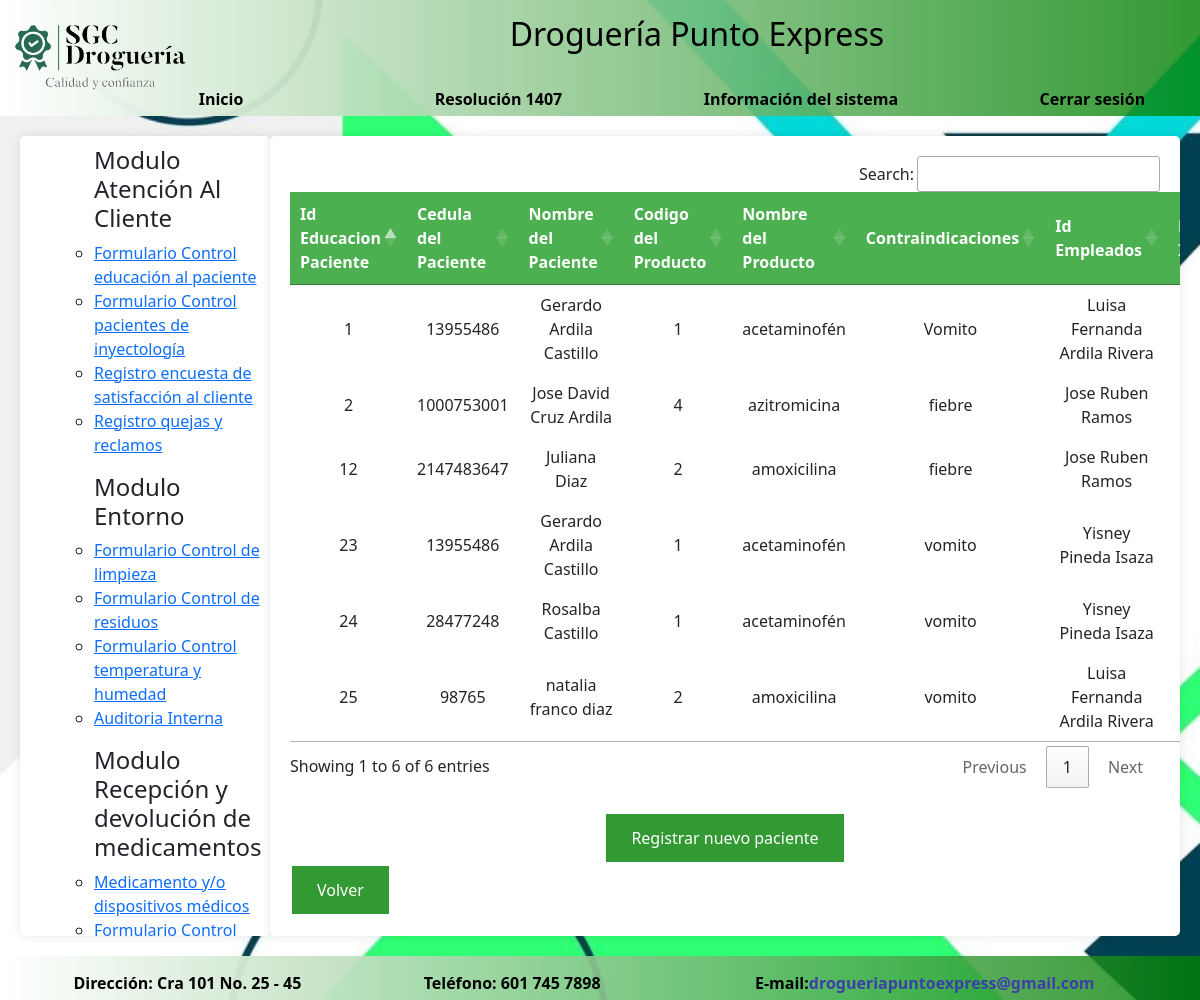
Page /educacion.php (signed in) on the committed database.
### tables this page shows
CREATE TABLE `educacionpaciente` (
  `Ideducacionpac` int(11) NOT NULL,
  `cedula` int(11) NOT NULL,
  `nomcliente` varchar(50) NOT NULL,
  `codigo` int(11) NOT NULL,
  `nomproducto` varchar(50) NOT NULL,
  `contraindicaciones` text NOT NULL,
  `Idempleados` varchar(5) NOT NULL,
  `fecha` date NOT NULL DEFAULT current_timestamp()
);

CREATE TABLE `persona` (
  `cedula` int(11) NOT NULL,
  `nombre` varchar(70) NOT NULL,
  `telefono` bigint(10) NOT NULL,
  `direccion` varchar(70) NOT NULL
);

CREATE TABLE `producto` (
  `codigo` int(11) NOT NULL,
  `nomproducto` varchar(50) NOT NULL,
  `lote` int(11) NOT NULL,
  `laboratorio` varchar(70) NOT NULL,
  `fechavenc` date NOT NULL
);

CREATE TABLE `empleados` (
  `Idempleados` varchar(5) NOT NULL DEFAULT 'E',
  `nomempleado` varchar(50) NOT NULL,
  `cedula` int(11) NOT NULL
);

### educacion.php (the view, shortened to what this page needs)
<!DOCTYPE html>
<html lang="es">
<head>
    <link rel="stylesheet" href="EstiloMP.css">
    <link href="https://cdn.jsdelivr.net/npm/bootstrap@5.3.2/dist/css/bootstrap.min.css" rel="stylesheet">
    <link rel="stylesheet" href="https://cdn.datatables.net/1.13.7/css/jquery.dataTables.min.css">
    <link rel="stylesheet" href="https://cdn.datatables.net/buttons/2.4.2/css/buttons.dataTables.min.css">
</head>
<body>
<header id="header">
<img src="imagen/LogoSGC.png" align="left" height="100">
<h2>Droguería Punto Express</h2>
<br>
<div id="superior">
<a id = "inicio" href="u_inicio.php">Inicio</a>
<a id = "superior1" href="u_resolucion1407.php">Resolución 1407</a>
<a id= "superior1" href="u_sistemainf.php">Información del sistema</a>
<a id="cerrar" href="u_cerrarsesion.php">Cerrar sesión</a>
</header>
<div id="contenido">
    <div id="lateral">
    <nav>
            <ol>
		    <ul><h4>Modulo Atenci&oacute;n Al Cliente</h4>
			<li><a href="educacion.php">Formulario Control educaci&oacute;n al paciente</a></li>
			<li><a href="inyectologia.php">Formulario Control pacientes de inyectolog&iacute;a</a></li>
            <li><a href="rencuesta.php">Registro encuesta de satisfacci&oacute;n al cliente</a></li>
            <li><a href="qr.php">Registro quejas y reclamos</a></li>
			</ul>
            </ol>
        </nav>
        <nav>
            <ol>
		    <ul><h4>Modulo Entorno</h4>
			<li><a href="limpieza.php">Formulario Control de limpieza</a></li>
            <li><a href="residuos.php">Formulario Control de residuos</a></li>
			<li><a href="temperatura.php">Formulario Control temperatura y humedad</a></li>
            <li><a href="auditoria.php">Auditoria Interna</a></li>
			</ul>
            </ol>
        </nav>
        <nav>
            <ol>
		    <ul><h4>Modulo Recepci&oacute;n y devoluci&oacute;n de medicamentos</h4>
			<li><a href="producto.php">Medicamento y/o dispositivos m&eacute;dicos</a></li>
            <li><a href="recepcion.php">Formulario Control recepci&oacute;n t&eacute;cnica medicamentos</a></li>
			</ul>
            </ol>
        </nav>
    </div>
<main id="contenidos">
<?php
include_once ("conexion.php");
?>
<table id="educacion">
<thead>
<tr>
<th>Id Educacion Paciente</th>
<th>Cedula del Paciente</th>
<th>Nombre del Paciente</th>
<th>Codigo del Producto</th>
<th>Nombre del Producto</th>
<th>Contraindicaciones</th>
<th>Id Empleados</th>
<th>Fecha Informaci&oacute;n</th>
</tr>
</thead>
<tbody>
<?php
$sql = mysqli_query($conn, "SELECT * FROM educacionpaciente
INNER JOIN empleados ON educacionpaciente.Idempleados = empleados.Idempleados
INNER JOIN persona ON educacionpaciente.cedula = persona.cedula
INNER JOIN producto ON educacionpaciente.codigo = producto.codigo
");
while($resultado=mysqli_fetch_array($sql)){?>
        <tr>
        <td><?php echo $resultado["Ideducacionpac"];?></td>
        <td><?php echo $resultado["cedula"];?></td>
        <td><?php echo $resultado["nombre"];?></td>
        <td><?php echo $resultado["codigo"];?></td>
        <td><?php echo $resultado["nomproducto"];?></td>
        <td><?php echo $resultado["contraindicaciones"];?></td>
        <td><?php echo $resultado["nomempleado"];?></td>
        <td><?php echo $resultado["fecha"];?></td>
        </tr>
<?php    }
?>
</tbody>
</table><br>
<form action="educacionc.php" method="post">
    <center>
<button type="submit">Registrar nuevo paciente</button>
</center>
</form>
<form action="u_inicio.php">
<button type="submit">Volver</button>
</form>
</main>
</div>
<footer id="footer">
      <center>
        <table id="inferior"><tr>
			<td id="inferior1">Direcci&oacute;n: Cra 101 No. 25 - 45</td>
			<td id="inferior1">Tel&eacute;fono: 601 745 7898</td>
			<td id="inferior1">E-mail:<a href="mailto:drogueriapuntoexpress@gmail.com">drogueriapuntoexpress@gmail.com</a></td>
		</tr></table>
       </center>
</footer>
</body>
</html>

### EstiloMP.css (style rules this page uses)
body { background-image: url("imagen/fondo.jpg"); background-size: cover; background-repeat: no-repeat; background-attachment: fixed; background-color: #b0e57c; font-family: 'Arial', 'Helvetica', sans-serif; margin: 0; padding: 0; min-height: 100%; display: flex; flex-direction: column; }
#header { padding: 5px; background: linear-gradient(to right, white, rgba(0, 128, 0, 0.8) ); color: black; }
#header h2 { margin: 0; text-align: center; padding: 10px 0; vertical-align: middle; align-items: center; }
#superior { display: flex; justify-content: space-between; }
#superior a { margin: 0 px; text-decoration: none; color: #000; font-weight: bold; }
#cerrar { margin-right: 5%; }
#inicio { margin-right: 5%; }
button { background-color: rgba(0, 128, 0, 0.8); color: #ffffff; padding: 12px 25px; border: 2px solid; border-radius: 8px; cursor: pointer; font-size: 13px; text-transform: uppercase; transition: background-color 0.3s ease; align-content: center; }
#contenido { display: flex; justify-content: space-between; align-items: flex-start; margin: 20px; }
#lateral, #contenidos { flex-basis: 250px; background-color: #fff; padding: 10px; border-radius: 5px; box-shadow: 0px 0px 10px rgba(0, 0, 0, 0.1); height: calc(100vh - 200px); overflow: auto; }
#contenidos { flex-basis: calc(100% - 250px); background-color: #fff; padding: 20px; border-radius: 5px; box-shadow: 0px 0px 10px rgba(0, 0, 0, 0.1); height: calc(100vh - 200px); overflow: auto; }
#footer { justify-content: space-between; padding: 5px; background: linear-gradient(to right, white, rgba(0, 128, 0, 0.8) ); color: black; width: 100%; }
#inferior td { padding: 0 2px; color : black; font-weight: bold; }
#footer a { text-decoration: none; color:rgb(62, 62, 170); font-weight: bold; }
table { border-collapse: collapse; width: 100%; margin-top: 10px; }
th, td { border: 1px solid #ddd; padding: 5px; text-align: center; }
th { background-color: #4CAF50; color: #fff; }

### rows in the picture
educacionpaciente: Ideducacionpac "1", cedula.cedula "13955486", cedula.nombre "Gerardo Ardila Castillo", codigo.codigo "1", codigo.nomproducto "acetaminofén", contraindicaciones "Vomito", Idempleados.nomempleado "Luisa Fernanda Ardila Rivera"
educacionpaciente: Ideducacionpac "2", cedula.cedula "1000753001", cedula.nombre "Jose David Cruz Ardila", codigo.codigo "4", codigo.nomproducto "azitromicina", contraindicaciones "fiebre", Idempleados.nomempleado "Jose Ruben Ramos"
educacionpaciente: Ideducacionpac "12", cedula.cedula "2147483647", cedula.nombre "Juliana Diaz", codigo.codigo "2", codigo.nomproducto "amoxicilina", contraindicaciones "fiebre", Idempleados.nomempleado "Jose Ruben Ramos"
educacionpaciente: Ideducacionpac "23", cedula.cedula "13955486", cedula.nombre "Gerardo Ardila Castillo", codigo.codigo "1", codigo.nomproducto "acetaminofén", contraindicaciones "vomito", empleados.nomempleado "Yisney Pineda Isaza"
educacionpaciente: Ideducacionpac "24", cedula.cedula "28477248", cedula.nombre "Rosalba Castillo", codigo.codigo "1", codigo.nomproducto "acetaminofén", contraindicaciones "vomito", empleados.nomempleado "Yisney Pineda Isaza"
educacionpaciente: Ideducacionpac "25", cedula.cedula "98765", cedula.nombre "natalia franco diaz", codigo.codigo "2", codigo.nomproducto "amoxicilina", contraindicaciones "vomito", Idempleados.nomempleado "Luisa Fernanda Ardila Rivera"
